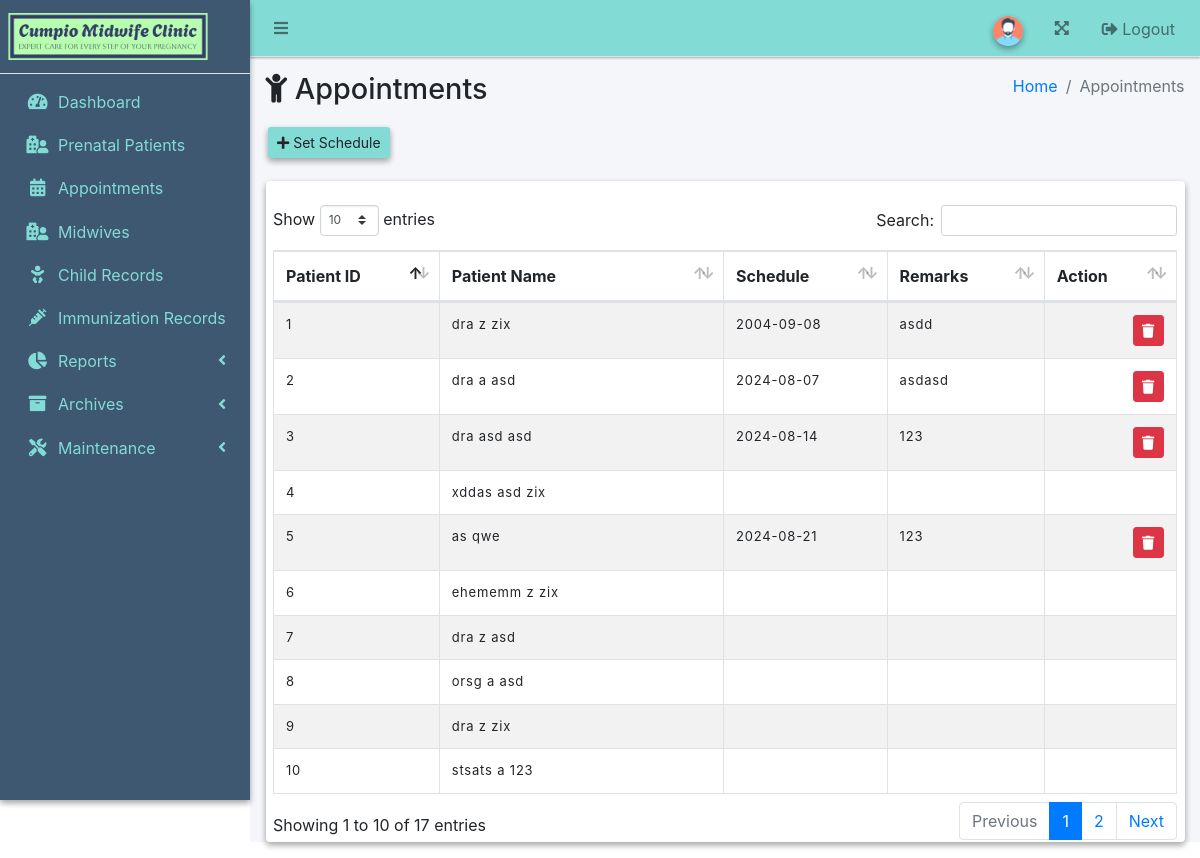
The app's page /admin/appointment.php with its own data.
### tables this page shows
CREATE TABLE `patient` (
  `patient_id` int(11) NOT NULL AUTO_INCREMENT,
  `first_name` varchar(255) NOT NULL,
  `middle_name` varchar(255) DEFAULT NULL,
  `last_name` varchar(255) NOT NULL,
  `contact` varchar(255) DEFAULT NULL,
  `birthdate` date DEFAULT NULL,
  `address` text DEFAULT NULL,
  `age` int(11) DEFAULT NULL,
  `midwife_nurse_doctor` varchar(255) DEFAULT NULL,
  `weight` float DEFAULT NULL,
  `size_of_tummy` int(11) DEFAULT NULL,
  `bp` varchar(50) DEFAULT NULL,
  `pr` varchar(50) DEFAULT NULL,
  `rr` varchar(50) DEFAULT NULL,
  `fh` varchar(50) DEFAULT NULL,
  `fht` varchar(50) DEFAULT NULL,
  `aog` varchar(50) DEFAULT NULL,
  `created_at` timestamp NOT NULL DEFAULT current_timestamp(),
  `updated_at` timestamp NOT NULL DEFAULT current_timestamp() ON UPDATE current_timestamp(),
  `prenatal_schedule` date DEFAULT NULL,
  `expected_delivery` date DEFAULT NULL,
  `status` varchar(50) DEFAULT NULL,
  `height` varchar(10) DEFAULT NULL,
  `remarks` text DEFAULT NULL,
  PRIMARY KEY (`patient_id`)
);

### admin/appointment.php (the view, shortened to what this page needs)
<!DOCTYPE html>
<html lang="en">
  <head>
    <link rel="stylesheet" href="../asset/fontawesome/css/all.min.css" />
    <link rel="stylesheet" href="../asset/css/adminlte.min.css" />
    <link rel="stylesheet" href="../asset/css/style.css" />
    <link
      rel="stylesheet"
      href="../asset/tables/datatables-bs4/css/dataTables.bootstrap4.min.css"
    />
  </head>
  <body class="hold-transition sidebar-mini layout-fixed">
    <div class="wrapper">
      <nav
        class="main-header navbar navbar-expand navbar-light elevation-1"
        style="background-color: rgba(131, 219, 214)"
      >
        <ul class="navbar-nav">
          <li class="nav-item">
            <a class="nav-link" data-widget="pushmenu" href="#" role="button"
              ><i class="fas fa-bars"></i
            ></a>
          </li>
        </ul>
        <ul class="navbar-nav ml-auto">
          <li class="nav-item">
            <a class="nav-link" href="#" role="button">
              <img
                src="../asset/img/avatar.png"
                class="img-circle elevation-2"
                alt="User Image"
                width="30"
              />
            </a>
          </li>
          <li class="nav-item">
            <a class="nav-link" data-widget="fullscreen" href="#" role="button">
              <i class="fas fa-expand-arrows-alt"></i>
            </a>
          </li>
         <li class="nav-item">
            <button class="nav-link btn btn-link" data-toggle="modal" data-target="#logoutConfirmModal" type="button">
              <i class="fas fa-sign-out-alt"></i> Logout
            </button>
          </li>
        </ul>
      </nav>
      <?php
$user_type = $_SESSION['user_type'] ?? '';
?>
<aside
  class="main-sidebar sidebar-light-primary elevation-2"
  style="background-color: rgba(62, 88, 113)"
>
  <a href="index.php" class="brand-link animated swing">
    <img src="../asset/img/clinic-logo.png" alt="DSMS Logo" width="200" />
  </a>
  <div class="sidebar">
    <nav class="mt-2">
      <ul
        class="nav nav-pills nav-sidebar flex-column"
        data-widget="treeview"
        role="menu"
        data-accordion="false"
      >
        <li class="nav-item">
          <a href="index.php" class="nav-link">
            <i class="nav-icon fa fa-tachometer-alt"></i>
            <p>Dashboard</p>
          </a>
        </li>
        <li class="nav-item">
          <a href="patient.php" class="nav-link">
            <i class="nav-icon fa fa-hospital-user"></i>
            <p>Prenatal Patients</p>
          </a>
        </li>
        <li class="nav-item">
          <a href="appointment.php" class="nav-link">
            <i class="nav-icon fa fa-calendar-alt"></i>
            <p>Appointments</p>
          </a>
        </li>
        <?php if ($user_type !== 'staff'): ?>
        <li class="nav-item">
          <a href="midwives.php" class="nav-link">
            <i class="nav-icon fa fa-hospital-user"></i>
            <p>Midwives</p>
          </a>
        </li>
        <?php endif; ?>
        <li class="nav-item">
          <a href="child.php" class="nav-link">
            <i class="nav-icon fa fa-baby"></i>
            <p>Child Records</p>
          </a>
        </li>
        <li class="nav-item">
          <a href="immunization.php" class="nav-link">
            <i class="nav-icon fa fa-syringe"></i>
            <p>Immunization Records</p>
          </a>
        </li>
        <li class="nav-item">
          <a href="#" class="nav-link">
            <i class="nav-icon fa fa-chart-pie"></i>
            <p>Reports</p>
            <i class="right fas fa-angle-left"></i>
          </a>
        </li>
        <li class="nav-item">
          <a href="#" class="nav-link">
            <i class="nav-icon fa fa-archive"></i>
            <p>Archives</p>
            <i class="right fas fa-angle-left"></i>
          </a>
        </li>
        <li class="nav-item">
          <a href="#" class="nav-link">
            <i class="nav-icon fa fa-tools"></i>
            <p>Maintenance</p>
            <i class="right fas fa-angle-left"></i>
          </a>
        </li>
      </ul>
    </nav>
  </div>
</aside>
      <div class="content-wrapper">
        <div class="content-header">
          <div class="container-fluid">
            <div class="row mb-2">
              <div class="col-sm-6">
                <h1 class="m-0">
                  <span class="fa fa-child"></span> Appointments
                </h1>
              </div>
              <div class="col-sm-6">
                <ol class="breadcrumb float-sm-right">
                  <li class="breadcrumb-item"><a href="index.php">Home</a></li>
                  <li class="breadcrumb-item active">Appointments</li>
                </ol>
              </div>
              <a
                class="btn btn-sm elevation-2"
                href="#"
                data-toggle="modal"
                data-target="#add"
                style="
                  margin-top: 20px;
                  margin-left: 10px;
                  background-color: rgba(131, 219, 214);
                "
                ><i class="fa fa-plus"></i> Set Schedule</a
              >
            </div>
          </div>
        </div>
        <?php
$servername = "localhost";
$username = "root";
$password = "";
$database = "mrm";
$conn = new mysqli($servername, $username, $password, $database);
$sql = "SELECT patient_id, CONCAT(first_name, ' ', middle_name, ' ', last_name) AS patient_name, prenatal_schedule, remarks FROM patient";
$result = $conn->query($sql);
if ($result->num_rows > 0) {
    echo '<section class="content">
            <div class="container-fluid">
                <div class="card card-info elevation-2">
                    <br />
                    <div class="col-md-12">
                        <table id="example1" class="table table-bordered table-striped">
                            <thead>
                                <tr>
                                    <th>Patient ID</th>
                                    <th>Patient Name</th>
                                    <th>Schedule</th>
                                    <th>Remarks</th>
                                    <th>Action</th>
                                </tr>
                            </thead>
                            <tbody>';
    while($row = $result->fetch_assoc()) {
        $showButton = !is_null($row["prenatal_schedule"]);
        echo '<tr>
                <td>' . htmlspecialchars($row["patient_id"]) . '</td>
                <td>' . htmlspecialchars($row["patient_name"]) . '</td>
                <td>' . htmlspecialchars($row["prenatal_schedule"]) . '</td>
                <td>' . htmlspecialchars($row["remarks"]) . '</td>
                <td class="text-right">';
        if ($showButton) {
            echo '<a class="btn btn-sm btn-danger cancel-schedule-btn" href="#" data-id="' . htmlspecialchars($row["patient_id"]) . '" data-toggle="modal" data-target="#cancel-schedule"><i class="fa fa-trash"></i></a>';
        }
        echo '  </td>
            </tr>';
    }
    echo '          </tbody>
                </table>
            </div>
        </div>
    </div>
</section>';
} else {
    echo "0 results";
}
?>
      </div>
    </div>
  </body>
</html>

### asset/css/style.css (style rules this page uses)
nav.mt-2 ul.nav-sidebar li p { color: rgb(131,219,214) !important; }
nav.mt-2 ul.nav-sidebar li i { color: rgb(131,219,214) !important; }
table td { font-size: 13px !important; letter-spacing: 0.0625em; margin:-10px; border-spacing: 1em; }

### records on screen
patient: patient_id "1", patient_name "dra z zix", prenatal_schedule "2004-09-08", remarks "asdd"
patient: patient_id "2", patient_name "dra a asd", prenatal_schedule "2024-08-07", remarks "asdasd"
patient: patient_id "3", patient_name "dra asd asd", prenatal_schedule "2024-08-14", remarks "123"
patient: patient_id "4", patient_name "xddas asd zix"
patient: patient_id "5", patient_name "as qwe", prenatal_schedule "2024-08-21", remarks "123"
patient: patient_id "6", patient_name "ehememm z zix"
patient: patient_id "7", patient_name "dra z asd"
patient: patient_id "8", patient_name "orsg a asd"
patient: patient_id "9", patient_name "dra z zix"
patient: patient_id "10", patient_name "stsats a 123"
